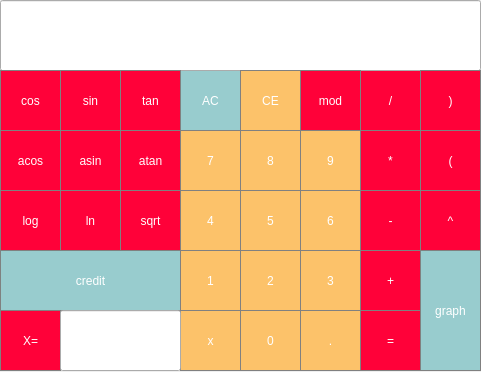
<?xml version="1.0" encoding="UTF-8"?>
<ui version="4.0">
 <class>MainWindow</class>
 <widget class="QMainWindow" name="MainWindow">
  <property name="geometry">
   <rect>
    <x>0</x>
    <y>0</y>
    <width>481</width>
    <height>372</height>
   </rect>
  </property>
  <property name="windowTitle">
   <string>MainWindow</string>
  </property>
  <widget class="QWidget" name="centralwidget">
   <widget class="QPushButton" name="pushButton_clear">
    <property name="geometry">
     <rect>
      <x>180</x>
      <y>70</y>
      <width>61</width>
      <height>61</height>
     </rect>
    </property>
    <property name="styleSheet">
     <string notr="true">QPushButton {
  background-color:rgb(152, 204, 206);
  color: white; 
  border: 1px solid gray;
}
QPushButton:pressed {
    background-color: qlineargradient(x1: 0, y1: 0, x2: 0, y2: 1,
                                      stop: 0 #BEBEBE, stop: 1 #D7D7D7);
}</string>
    </property>
    <property name="text">
     <string>AC</string>
    </property>
   </widget>
   <widget class="QPushButton" name="pushButton_div">
    <property name="geometry">
     <rect>
      <x>360</x>
      <y>70</y>
      <width>61</width>
      <height>61</height>
     </rect>
    </property>
    <property name="styleSheet">
     <string notr="true">QPushButton {
  background-color: rgb(255, 1, 57);
  color: white; 
  border: 1px solid gray;
}

QPushButton:pressed {
    background-color: qlineargradient(x1: 0, y1: 0, x2: 0, y2: 1,
                                      stop: 0 #FF7832, stop: 1 #FF9739);
}</string>
    </property>
    <property name="text">
     <string>/</string>
    </property>
   </widget>
   <widget class="QPushButton" name="pushButton_eight">
    <property name="geometry">
     <rect>
      <x>240</x>
      <y>130</y>
      <width>61</width>
      <height>61</height>
     </rect>
    </property>
    <property name="styleSheet">
     <string notr="true">QPushButton {
  background-color: rgb(252, 194, 106);
  color: white; 
  border: 1px solid gray;
}

QPushButton:pressed {
    background-color: black;
}</string>
    </property>
    <property name="text">
     <string>8</string>
    </property>
   </widget>
   <widget class="QPushButton" name="pushButton_mult">
    <property name="geometry">
     <rect>
      <x>360</x>
      <y>130</y>
      <width>61</width>
      <height>61</height>
     </rect>
    </property>
    <property name="styleSheet">
     <string notr="true">QPushButton {
  background-color: rgb(255, 1, 57);
  color: white; 
  border: 1px solid gray;
}

QPushButton:pressed {
    background-color: qlineargradient(x1: 0, y1: 0, x2: 0, y2: 1,
                                      stop: 0 #FF7832, stop: 1 #FF9739);
}</string>
    </property>
    <property name="text">
     <string>*</string>
    </property>
   </widget>
   <widget class="QPushButton" name="pushButton_seven">
    <property name="geometry">
     <rect>
      <x>180</x>
      <y>130</y>
      <width>61</width>
      <height>61</height>
     </rect>
    </property>
    <property name="styleSheet">
     <string notr="true">QPushButton {
  background-color: rgb(252, 194, 106);
  color: white; 
  border: 1px solid gray;
}

QPushButton:pressed {
    background-color: black;
}</string>
    </property>
    <property name="text">
     <string>7</string>
    </property>
   </widget>
   <widget class="QPushButton" name="pushButton_nine">
    <property name="geometry">
     <rect>
      <x>300</x>
      <y>130</y>
      <width>61</width>
      <height>61</height>
     </rect>
    </property>
    <property name="styleSheet">
     <string notr="true">QPushButton {
  background-color: rgb(252, 194, 106);
  color: white; 
  border: 1px solid gray;
}

QPushButton:pressed {
    background-color: black;
}</string>
    </property>
    <property name="text">
     <string>9</string>
    </property>
   </widget>
   <widget class="QPushButton" name="pushButton_five">
    <property name="geometry">
     <rect>
      <x>240</x>
      <y>190</y>
      <width>61</width>
      <height>61</height>
     </rect>
    </property>
    <property name="styleSheet">
     <string notr="true">QPushButton {
  background-color: rgb(252, 194, 106);
  color: white; 
  border: 1px solid gray;
}

QPushButton:pressed {
    background-color: black;
}</string>
    </property>
    <property name="text">
     <string>5</string>
    </property>
   </widget>
   <widget class="QPushButton" name="pushButton_minus">
    <property name="geometry">
     <rect>
      <x>360</x>
      <y>190</y>
      <width>61</width>
      <height>61</height>
     </rect>
    </property>
    <property name="styleSheet">
     <string notr="true">QPushButton {
  background-color: rgb(255, 1, 57);
  color: white; 
  border: 1px solid gray;
}

QPushButton:pressed {
    background-color: qlineargradient(x1: 0, y1: 0, x2: 0, y2: 1,
                                      stop: 0 #FF7832, stop: 1 #FF9739);
}</string>
    </property>
    <property name="text">
     <string>-</string>
    </property>
   </widget>
   <widget class="QPushButton" name="pushButton_four">
    <property name="geometry">
     <rect>
      <x>180</x>
      <y>190</y>
      <width>61</width>
      <height>61</height>
     </rect>
    </property>
    <property name="styleSheet">
     <string notr="true">QPushButton {
  background-color: rgb(252, 194, 106);
  color: white; 
  border: 1px solid gray;
}

QPushButton:pressed {
    background-color: black;
}</string>
    </property>
    <property name="text">
     <string>4</string>
    </property>
   </widget>
   <widget class="QPushButton" name="pushButton_six">
    <property name="geometry">
     <rect>
      <x>300</x>
      <y>190</y>
      <width>61</width>
      <height>61</height>
     </rect>
    </property>
    <property name="styleSheet">
     <string notr="true">QPushButton {
  background-color: rgb(252, 194, 106);
  color: white; 
  border: 1px solid gray;
}

QPushButton:pressed {
    background-color: black;
}</string>
    </property>
    <property name="text">
     <string>6</string>
    </property>
   </widget>
   <widget class="QPushButton" name="pushButton_two">
    <property name="geometry">
     <rect>
      <x>240</x>
      <y>250</y>
      <width>61</width>
      <height>61</height>
     </rect>
    </property>
    <property name="styleSheet">
     <string notr="true">QPushButton {
  background-color: rgb(252, 194, 106);
  color: white; 
  border: 1px solid gray;
}

QPushButton:pressed {
    background-color: black;
}</string>
    </property>
    <property name="text">
     <string>2</string>
    </property>
   </widget>
   <widget class="QPushButton" name="pushButton_plus">
    <property name="geometry">
     <rect>
      <x>360</x>
      <y>250</y>
      <width>61</width>
      <height>61</height>
     </rect>
    </property>
    <property name="styleSheet">
     <string notr="true">QPushButton {
  background-color: rgb(255, 1, 57);
  color: white; 
  border: 1px solid gray;
}

QPushButton:pressed {
    background-color: qlineargradient(x1: 0, y1: 0, x2: 0, y2: 1,
                                      stop: 0 #FF7832, stop: 1 #FF9739);
}</string>
    </property>
    <property name="text">
     <string>+</string>
    </property>
   </widget>
   <widget class="QPushButton" name="pushButton_one">
    <property name="geometry">
     <rect>
      <x>180</x>
      <y>250</y>
      <width>61</width>
      <height>61</height>
     </rect>
    </property>
    <property name="styleSheet">
     <string notr="true">QPushButton {
  background-color: rgb(252, 194, 106);
  color: white; 
  border: 1px solid gray;
}

QPushButton:pressed {
    background-color: black;
}</string>
    </property>
    <property name="text">
     <string>1</string>
    </property>
   </widget>
   <widget class="QPushButton" name="pushButton_three">
    <property name="geometry">
     <rect>
      <x>300</x>
      <y>250</y>
      <width>61</width>
      <height>61</height>
     </rect>
    </property>
    <property name="styleSheet">
     <string notr="true">QPushButton {
  background-color: rgb(252, 194, 106);
  color: white; 
  border: 1px solid gray;
}

QPushButton:pressed {
    background-color: black;
}</string>
    </property>
    <property name="text">
     <string>3</string>
    </property>
   </widget>
   <widget class="QPushButton" name="pushButton_equal">
    <property name="geometry">
     <rect>
      <x>360</x>
      <y>310</y>
      <width>61</width>
      <height>61</height>
     </rect>
    </property>
    <property name="styleSheet">
     <string notr="true">QPushButton {
  background-color: rgb(255, 1, 57);
  color: white; 
  border: 1px solid gray;
}

QPushButton:pressed {
    background-color: qlineargradient(x1: 0, y1: 0, x2: 0, y2: 1,
                                      stop: 0 #FF7832, stop: 1 #FF9739);
}</string>
    </property>
    <property name="text">
     <string>=</string>
    </property>
   </widget>
   <widget class="QPushButton" name="pushButton_zero">
    <property name="geometry">
     <rect>
      <x>240</x>
      <y>310</y>
      <width>61</width>
      <height>61</height>
     </rect>
    </property>
    <property name="styleSheet">
     <string notr="true">QPushButton {
  background-color: rgb(252, 194, 106);
  color: white; 
  border: 1px solid gray;
}

QPushButton:pressed {
    background-color: black;
}</string>
    </property>
    <property name="text">
     <string>0</string>
    </property>
   </widget>
   <widget class="QPushButton" name="pushButton_dot">
    <property name="geometry">
     <rect>
      <x>300</x>
      <y>310</y>
      <width>61</width>
      <height>61</height>
     </rect>
    </property>
    <property name="styleSheet">
     <string notr="true">QPushButton {
  background-color: rgb(252, 194, 106);
  color: white; 
  border: 1px solid gray;
}

QPushButton:pressed {
    background-color: black;
}</string>
    </property>
    <property name="text">
     <string>.</string>
    </property>
   </widget>
   <widget class="QLineEdit" name="result_show">
    <property name="geometry">
     <rect>
      <x>0</x>
      <y>0</y>
      <width>481</width>
      <height>71</height>
     </rect>
    </property>
    <property name="layoutDirection">
     <enum>Qt::LeftToRight</enum>
    </property>
    <property name="styleSheet">
     <string notr="true">QLineEdit {
  background-color: rgb(0 0, 0);
  color: white; 
 border: 1px solid gray;
}

background-color : black;</string>
    </property>
    <property name="alignment">
     <set>Qt::AlignRight|Qt::AlignTrailing|Qt::AlignVCenter</set>
    </property>
   </widget>
   <widget class="QPushButton" name="pushButton_graph">
    <property name="geometry">
     <rect>
      <x>420</x>
      <y>250</y>
      <width>61</width>
      <height>121</height>
     </rect>
    </property>
    <property name="styleSheet">
     <string notr="true">QPushButton {
  background-color: rgb(152, 204, 206);
  color: white; 
  border: 1px solid gray;
}

QPushButton:pressed {
    background-color: qlineargradient(x1: 0, y1: 0, x2: 0, y2: 1,
                                      stop: 0 #FF7832, stop: 1 #FF9739);
}</string>
    </property>
    <property name="text">
     <string>graph</string>
    </property>
   </widget>
   <widget class="QPushButton" name="pushButton_sin">
    <property name="geometry">
     <rect>
      <x>60</x>
      <y>70</y>
      <width>61</width>
      <height>61</height>
     </rect>
    </property>
    <property name="styleSheet">
     <string notr="true">QPushButton {
  background-color: rgb(255, 1, 57);
  color: white; 
  border: 1px solid gray;
}

QPushButton:pressed {
    background-color: qlineargradient(x1: 0, y1: 0, x2: 0, y2: 1,
                                      stop: 0 #FF7832, stop: 1 #FF9739);
}</string>
    </property>
    <property name="text">
     <string>sin</string>
    </property>
   </widget>
   <widget class="QPushButton" name="pushButton_cos">
    <property name="geometry">
     <rect>
      <x>0</x>
      <y>70</y>
      <width>61</width>
      <height>61</height>
     </rect>
    </property>
    <property name="styleSheet">
     <string notr="true">QPushButton {
  background-color: rgb(255, 1, 57);
  color: white; 
  border: 1px solid gray;
}

QPushButton:pressed {
    background-color: qlineargradient(x1: 0, y1: 0, x2: 0, y2: 1,
                                      stop: 0 #FF7832, stop: 1 #FF9739);
}</string>
    </property>
    <property name="text">
     <string>cos</string>
    </property>
   </widget>
   <widget class="QPushButton" name="pushButton_tan">
    <property name="geometry">
     <rect>
      <x>120</x>
      <y>70</y>
      <width>61</width>
      <height>61</height>
     </rect>
    </property>
    <property name="styleSheet">
     <string notr="true">QPushButton {
  background-color: rgb(255, 1, 57);
  color: white; 
  border: 1px solid gray;
}

QPushButton:pressed {
    background-color: qlineargradient(x1: 0, y1: 0, x2: 0, y2: 1,
                                      stop: 0 #FF7832, stop: 1 #FF9739);
}</string>
    </property>
    <property name="text">
     <string>tan</string>
    </property>
   </widget>
   <widget class="QPushButton" name="pushButton_atan">
    <property name="geometry">
     <rect>
      <x>120</x>
      <y>130</y>
      <width>61</width>
      <height>61</height>
     </rect>
    </property>
    <property name="styleSheet">
     <string notr="true">QPushButton {
  background-color: rgb(255, 1, 57);
  color: white; 
  border: 1px solid gray;
}

QPushButton:pressed {
    background-color: qlineargradient(x1: 0, y1: 0, x2: 0, y2: 1,
                                      stop: 0 #FF7832, stop: 1 #FF9739);
}</string>
    </property>
    <property name="text">
     <string>atan</string>
    </property>
   </widget>
   <widget class="QPushButton" name="pushButton_acos">
    <property name="geometry">
     <rect>
      <x>0</x>
      <y>130</y>
      <width>61</width>
      <height>61</height>
     </rect>
    </property>
    <property name="styleSheet">
     <string notr="true">QPushButton {
  background-color: rgb(255, 1, 57);
  color: white; 
  border: 1px solid gray;
}

QPushButton:pressed {
    background-color: qlineargradient(x1: 0, y1: 0, x2: 0, y2: 1,
                                      stop: 0 #FF7832, stop: 1 #FF9739);
}</string>
    </property>
    <property name="text">
     <string>acos</string>
    </property>
   </widget>
   <widget class="QPushButton" name="pushButton_asin">
    <property name="geometry">
     <rect>
      <x>60</x>
      <y>130</y>
      <width>61</width>
      <height>61</height>
     </rect>
    </property>
    <property name="styleSheet">
     <string notr="true">QPushButton {
  background-color: rgb(255, 1, 57);
  color: white; 
  border: 1px solid gray;
}

QPushButton:pressed {
    background-color: qlineargradient(x1: 0, y1: 0, x2: 0, y2: 1,
                                      stop: 0 #FF7832, stop: 1 #FF9739);
}</string>
    </property>
    <property name="text">
     <string>asin</string>
    </property>
   </widget>
   <widget class="QPushButton" name="pushButton_sqrt">
    <property name="geometry">
     <rect>
      <x>120</x>
      <y>190</y>
      <width>61</width>
      <height>61</height>
     </rect>
    </property>
    <property name="styleSheet">
     <string notr="true">QPushButton {
  background-color: rgb(255, 1, 57);
  color: white; 
  border: 1px solid gray;
}

QPushButton:pressed {
    background-color: qlineargradient(x1: 0, y1: 0, x2: 0, y2: 1,
                                      stop: 0 #FF7832, stop: 1 #FF9739);
}</string>
    </property>
    <property name="text">
     <string>sqrt</string>
    </property>
   </widget>
   <widget class="QPushButton" name="pushButton_mod">
    <property name="geometry">
     <rect>
      <x>300</x>
      <y>70</y>
      <width>61</width>
      <height>61</height>
     </rect>
    </property>
    <property name="styleSheet">
     <string notr="true">QPushButton {
  background-color: rgb(255, 1, 57);
  color: white; 
  border: 1px solid gray;
}

QPushButton:pressed {
    background-color: qlineargradient(x1: 0, y1: 0, x2: 0, y2: 1,
                                      stop: 0 #FF7832, stop: 1 #FF9739);
}</string>
    </property>
    <property name="text">
     <string>mod</string>
    </property>
   </widget>
   <widget class="QPushButton" name="pushButton_log">
    <property name="geometry">
     <rect>
      <x>0</x>
      <y>190</y>
      <width>61</width>
      <height>61</height>
     </rect>
    </property>
    <property name="styleSheet">
     <string notr="true">QPushButton {
  background-color: rgb(255, 1, 57);
  color: white; 
  border: 1px solid gray;
}

QPushButton:pressed {
    background-color: qlineargradient(x1: 0, y1: 0, x2: 0, y2: 1,
                                      stop: 0 #FF7832, stop: 1 #FF9739);
}</string>
    </property>
    <property name="text">
     <string>log</string>
    </property>
   </widget>
   <widget class="QPushButton" name="pushButton_ln">
    <property name="geometry">
     <rect>
      <x>60</x>
      <y>190</y>
      <width>61</width>
      <height>61</height>
     </rect>
    </property>
    <property name="styleSheet">
     <string notr="true">QPushButton {
  background-color: rgb(255, 1, 57);
  color: white; 
  border: 1px solid gray;
}

QPushButton:pressed {
    background-color: qlineargradient(x1: 0, y1: 0, x2: 0, y2: 1,
                                      stop: 0 #FF7832, stop: 1 #FF9739);
}</string>
    </property>
    <property name="text">
     <string>ln</string>
    </property>
   </widget>
   <widget class="QPushButton" name="pushButton_bracker_1">
    <property name="geometry">
     <rect>
      <x>420</x>
      <y>130</y>
      <width>61</width>
      <height>61</height>
     </rect>
    </property>
    <property name="styleSheet">
     <string notr="true">QPushButton {
  background-color: rgb(255, 1, 57);
  color: white; 
  border: 1px solid gray;
}

QPushButton:pressed {
    background-color: qlineargradient(x1: 0, y1: 0, x2: 0, y2: 1,
                                      stop: 0 #FF7832, stop: 1 #FF9739);
}</string>
    </property>
    <property name="text">
     <string>(</string>
    </property>
   </widget>
   <widget class="QPushButton" name="pushButton_bracket_2">
    <property name="geometry">
     <rect>
      <x>420</x>
      <y>70</y>
      <width>61</width>
      <height>61</height>
     </rect>
    </property>
    <property name="styleSheet">
     <string notr="true">QPushButton {
  background-color: rgb(255, 1, 57);
  color: white; 
  border: 1px solid gray;
}

QPushButton:pressed {
    background-color: qlineargradient(x1: 0, y1: 0, x2: 0, y2: 1,
                                      stop: 0 #FF7832, stop: 1 #FF9739);
}</string>
    </property>
    <property name="text">
     <string>)</string>
    </property>
   </widget>
   <widget class="QPushButton" name="pushButton_X">
    <property name="geometry">
     <rect>
      <x>180</x>
      <y>310</y>
      <width>61</width>
      <height>61</height>
     </rect>
    </property>
    <property name="styleSheet">
     <string notr="true">QPushButton {
  background-color: rgb(252, 194, 106);
  color: white; 
  border: 1px solid gray;
}

QPushButton:pressed {
    background-color: black;
}</string>
    </property>
    <property name="text">
     <string>x</string>
    </property>
   </widget>
   <widget class="QPushButton" name="pushButton_pow">
    <property name="geometry">
     <rect>
      <x>420</x>
      <y>190</y>
      <width>61</width>
      <height>61</height>
     </rect>
    </property>
    <property name="styleSheet">
     <string notr="true">QPushButton {
  background-color: rgb(255, 1, 57);
  color: white; 
  border: 1px solid gray;
}

QPushButton:pressed {
    background-color: qlineargradient(x1: 0, y1: 0, x2: 0, y2: 1,
                                      stop: 0 #FF7832, stop: 1 #FF9739);
}</string>
    </property>
    <property name="text">
     <string>^</string>
    </property>
   </widget>
   <widget class="QPushButton" name="pushButton_credit">
    <property name="geometry">
     <rect>
      <x>0</x>
      <y>250</y>
      <width>181</width>
      <height>61</height>
     </rect>
    </property>
    <property name="styleSheet">
     <string notr="true">QPushButton {
  background-color: rgb(152, 204, 206);
  color: white; 
  border: 1px solid gray;
}

QPushButton:pressed {
    background-color: qlineargradient(x1: 0, y1: 0, x2: 0, y2: 1,
                                      stop: 0 #FF7832, stop: 1 #FF9739);
}</string>
    </property>
    <property name="text">
     <string>credit</string>
    </property>
   </widget>
   <widget class="QPushButton" name="pushButton_equal_X">
    <property name="geometry">
     <rect>
      <x>0</x>
      <y>310</y>
      <width>61</width>
      <height>61</height>
     </rect>
    </property>
    <property name="styleSheet">
     <string notr="true">QPushButton {
  background-color: rgb(255, 1, 57);
  color: white; 
  border: 1px solid gray;
}

QPushButton:pressed {
    background-color: qlineargradient(x1: 0, y1: 0, x2: 0, y2: 1,
                                      stop: 0 #FF7832, stop: 1 #FF9739);
}</string>
    </property>
    <property name="text">
     <string>X=</string>
    </property>
   </widget>
   <widget class="QLineEdit" name="result_show_X">
    <property name="geometry">
     <rect>
      <x>60</x>
      <y>310</y>
      <width>121</width>
      <height>61</height>
     </rect>
    </property>
    <property name="layoutDirection">
     <enum>Qt::LeftToRight</enum>
    </property>
    <property name="styleSheet">
     <string notr="true">QLineEdit {
  background-color: rgb(0 0, 0);
  color: white; 
 border: 1px solid gray;
}

background-color : black;</string>
    </property>
    <property name="alignment">
     <set>Qt::AlignRight|Qt::AlignTrailing|Qt::AlignVCenter</set>
    </property>
   </widget>
   <widget class="QPushButton" name="pushButton_CE_2">
    <property name="geometry">
     <rect>
      <x>240</x>
      <y>70</y>
      <width>61</width>
      <height>61</height>
     </rect>
    </property>
    <property name="styleSheet">
     <string notr="true">QPushButton {
  background-color: rgb(252, 194, 106);
  color: white; 
  border: 1px solid gray;
}

QPushButton:pressed {
    background-color: black;
}</string>
    </property>
    <property name="text">
     <string>CE</string>
    </property>
   </widget>
  </widget>
 </widget>
 <resources/>
 <connections/>
</ui>
